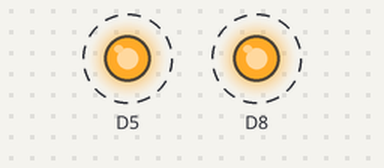
Simulated run of this sketch. Board: ESP8266 (NodeMCU). Parts: output pins drawn as LEDs (lit = HIGH). Dashed ring = blinking.

Above: at 0.5 s.
Timing chart, 0 to 4.6 s (numbered marks = the images above):
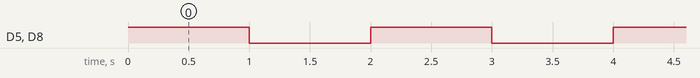

Measured:
- by itself, D5, D8: alternates HIGH for 1.0 s and LOW for 1.0 s

The sketch:

d1_blink.ino
```cpp
void setup() {
  //pinMode(D4, OUTPUT);
  pinMode(D5, OUTPUT);
  pinMode(D8, OUTPUT);

}
void loop() {
  //digitalWrite(D4, HIGH);
  digitalWrite(D5, HIGH);
  digitalWrite(D8, HIGH);
  delay(1000);
  //digitalWrite(D4, LOW);
  digitalWrite(D5, LOW);
  digitalWrite(D8, LOW);
  delay(1000);
}
```
